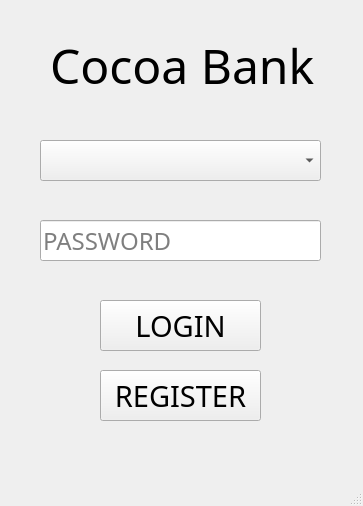
<?xml version="1.0" encoding="UTF-8"?>
<ui version="4.0">
 <class>MainWindow</class>
 <widget class="QMainWindow" name="MainWindow">
  <property name="geometry">
   <rect>
    <x>0</x>
    <y>0</y>
    <width>363</width>
    <height>506</height>
   </rect>
  </property>
  <property name="font">
   <font>
    <family>Malgun Gothic</family>
    <pointsize>11</pointsize>
   </font>
  </property>
  <property name="windowTitle">
   <string>Cocoa Bank Login</string>
  </property>
  <widget class="QWidget" name="centralwidget">
   <widget class="QLineEdit" name="txt_password">
    <property name="geometry">
     <rect>
      <x>40</x>
      <y>220</y>
      <width>281</width>
      <height>41</height>
     </rect>
    </property>
    <property name="font">
     <font>
      <family>Malgun Gothic</family>
      <pointsize>18</pointsize>
     </font>
    </property>
    <property name="inputMask">
     <string/>
    </property>
    <property name="text">
     <string/>
    </property>
    <property name="maxLength">
     <number>32767</number>
    </property>
    <property name="echoMode">
     <enum>QLineEdit::Password</enum>
    </property>
    <property name="placeholderText">
     <string>PASSWORD</string>
    </property>
   </widget>
   <widget class="QPushButton" name="btn_login">
    <property name="geometry">
     <rect>
      <x>100</x>
      <y>300</y>
      <width>161</width>
      <height>51</height>
     </rect>
    </property>
    <property name="font">
     <font>
      <family>Malgun Gothic</family>
      <pointsize>22</pointsize>
     </font>
    </property>
    <property name="text">
     <string>LOGIN</string>
    </property>
   </widget>
   <widget class="QPushButton" name="btn_register">
    <property name="geometry">
     <rect>
      <x>100</x>
      <y>370</y>
      <width>161</width>
      <height>51</height>
     </rect>
    </property>
    <property name="font">
     <font>
      <family>Malgun Gothic</family>
      <pointsize>22</pointsize>
     </font>
    </property>
    <property name="text">
     <string>REGISTER</string>
    </property>
   </widget>
   <widget class="QComboBox" name="combo_account">
    <property name="geometry">
     <rect>
      <x>40</x>
      <y>140</y>
      <width>281</width>
      <height>41</height>
     </rect>
    </property>
    <property name="font">
     <font>
      <family>Malgun Gothic</family>
      <pointsize>18</pointsize>
     </font>
    </property>
   </widget>
   <widget class="QLabel" name="label_title">
    <property name="geometry">
     <rect>
      <x>50</x>
      <y>40</y>
      <width>271</width>
      <height>51</height>
     </rect>
    </property>
    <property name="font">
     <font>
      <family>Malgun Gothic</family>
      <pointsize>36</pointsize>
     </font>
    </property>
    <property name="text">
     <string>Cocoa Bank</string>
    </property>
   </widget>
  </widget>
  <widget class="QMenuBar" name="menubar">
   <property name="geometry">
    <rect>
     <x>0</x>
     <y>0</y>
     <width>363</width>
     <height>26</height>
    </rect>
   </property>
  </widget>
  <widget class="QStatusBar" name="statusbar"/>
 </widget>
 <resources/>
 <connections/>
</ui>
